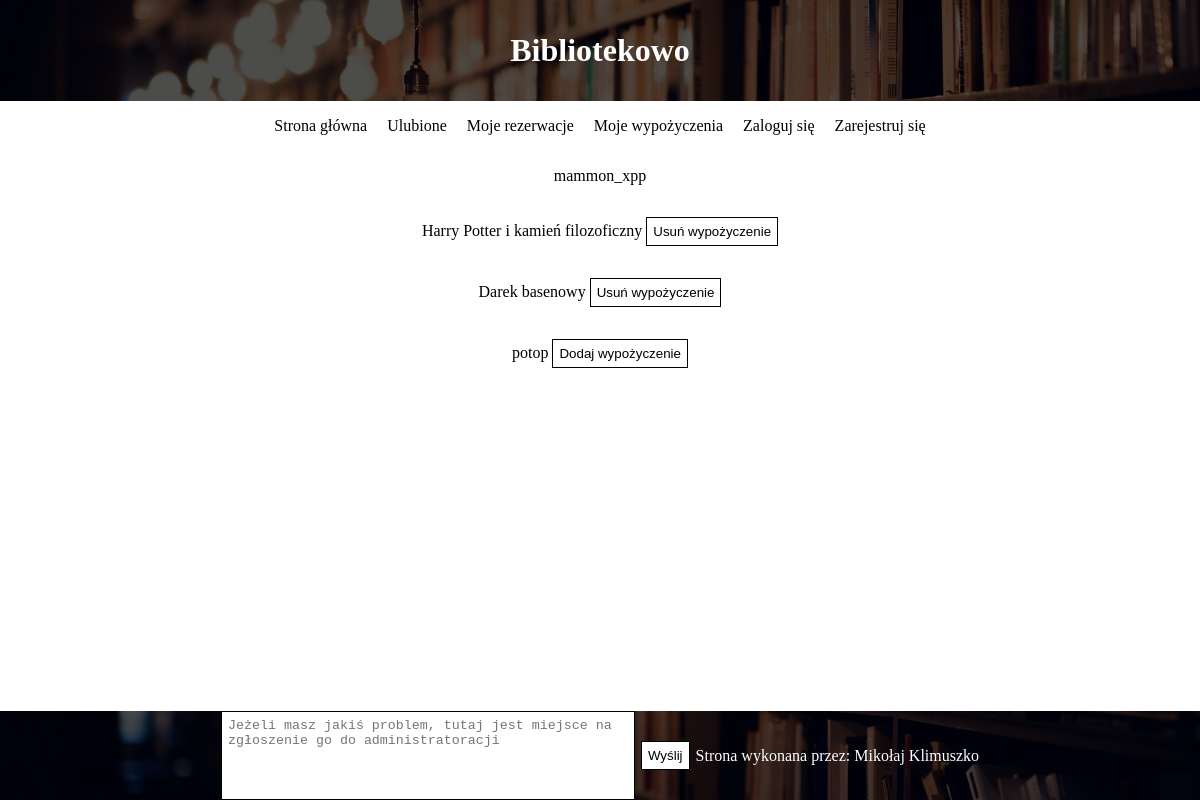
/userBookStatus.php?userId=2, run on the app's committed database.
### tables this page shows
CREATE TABLE `uzytkownicy` (
  `id` int(10) UNSIGNED NOT NULL,
  `login` varchar(50) NOT NULL,
  `nick` varchar(50) NOT NULL,
  `haslo` varchar(50) NOT NULL,
  `email` varchar(320) NOT NULL,
  `rola` varchar(50) NOT NULL DEFAULT 'user',
  `dataUtworzenia` timestamp NOT NULL DEFAULT current_timestamp() ON UPDATE current_timestamp(),
  `obrazek` varchar(50) NOT NULL
);

CREATE TABLE `wypozyczenia` (
  `id` int(10) UNSIGNED NOT NULL,
  `idKsiazki` int(10) UNSIGNED NOT NULL,
  `idUzytkownika` int(10) UNSIGNED NOT NULL,
  `dataWypozyczenia` timestamp NOT NULL DEFAULT current_timestamp()
);

CREATE TABLE `ksiazki` (
  `id` int(10) UNSIGNED NOT NULL,
  `idKategorii` int(10) UNSIGNED NOT NULL,
  `nazwa` varchar(50) NOT NULL,
  `autor` varchar(50) NOT NULL,
  `rokWydania` int(10) UNSIGNED NOT NULL,
  `opis` text NOT NULL,
  `obrazek` varchar(50) NOT NULL,
  `ilosc` int(10) UNSIGNED NOT NULL DEFAULT 0
);

CREATE TABLE `rezerwacje` (
  `id` int(10) UNSIGNED NOT NULL,
  `idKsiazki` int(10) UNSIGNED NOT NULL,
  `idUzytkownika` int(10) UNSIGNED NOT NULL,
  `dataRezerwacji` timestamp NOT NULL DEFAULT current_timestamp()
);

### userBookStatus.php (the view, shortened to what this page needs)
<!DOCTYPE html>
<html lang="pl">
<head>
    <link rel="stylesheet" href="css/nav.css">
    <link rel="stylesheet" href="css/style.css">
    <link rel="stylesheet" href="css/userBookStatus.css">
    <link rel="stylesheet" href="css/footer.css">
</head>
<body>
    <header>
        <?php
            require("nav.php");
            require("db.php");
        ?>
    </header>
    <?php
        $userId = $_GET["userId"];
        $sql = "SELECT nick FROM uzytkownicy WHERE id = '$userId'";
        $result = $conn->query($sql);
        $row = $result->fetch_object();
        echo "
            <div class='center-grid-container'>
                <p>{$row->nick}</p>
        ";
        $sql = "SELECT idUzytkownika, idKsiazki, k.id, nazwa FROM wypozyczenia, ksiazki k WHERE idUzytkownika = '$userId' AND idKsiazki = k.id";
        $result = $conn->query($sql);
        while($row = $result->fetch_object()) {
            echo "
                <form action='deleteBookBorrow.php' method='post'>
                    <input type='hidden' name='userId' value='{$row->idUzytkownika}'>
                    <input type='hidden' name='bookId' value='{$row->idKsiazki}'>
                    <p>{$row->nazwa} <button type='submit'>Usuń wypożyczenie</button></p>
                </form>
            ";
        }
        $sql = "SELECT idUzytkownika, idKsiazki, k.id, nazwa FROM rezerwacje, ksiazki k WHERE idUzytkownika = '$userId' AND idKsiazki = k.id";
        $result = $conn->query($sql);
        while($row = $result->fetch_object()) {
            echo "
                <form action='deleteReservationInsertBorrow.php' method='post'>
                    <input type='hidden' name='userId' value='{$row->idUzytkownika}'>
                    <input type='hidden' name='bookId' value='{$row->idKsiazki}'>
                    <p>{$row->nazwa} <button type='submit'>Dodaj wypożyczenie</button></p>
                </form>
            ";
        }
        echo "</div>";
    ?>
    <footer>
        <?php
            require("footer.php");
        ?>
    </footer>
</body>
</html>

### css/style.css (style rules this page uses)
button { border: 1px solid black; background-color: white; padding: 6px; cursor: pointer; }

### css/userBookStatus.css (style rules this page uses)
.center-grid-container { display: grid; place-items: center; }

### css/footer.css (style rules this page uses)
body { margin: 0px; min-height: 100vh; display: flex; flex-direction: column; }
footer { display: flex; justify-content: center; align-items: center; margin-top: auto; }
footer { background-color: rgba(0, 0, 0, .7); background-blend-mode: multiply; background-image: url("../imgs/nonDatabaseImgs/library_img.jpg"); background-size: cover; background-position: bottom; }

### data on the page
uzytkownicy: nick "mammon_xpp"
wypozyczenia: idKsiazki.nazwa "Harry Potter i kamień filozoficzny"
wypozyczenia: idKsiazki.nazwa "Darek basenowy"
rezerwacje: idKsiazki.nazwa "potop"
